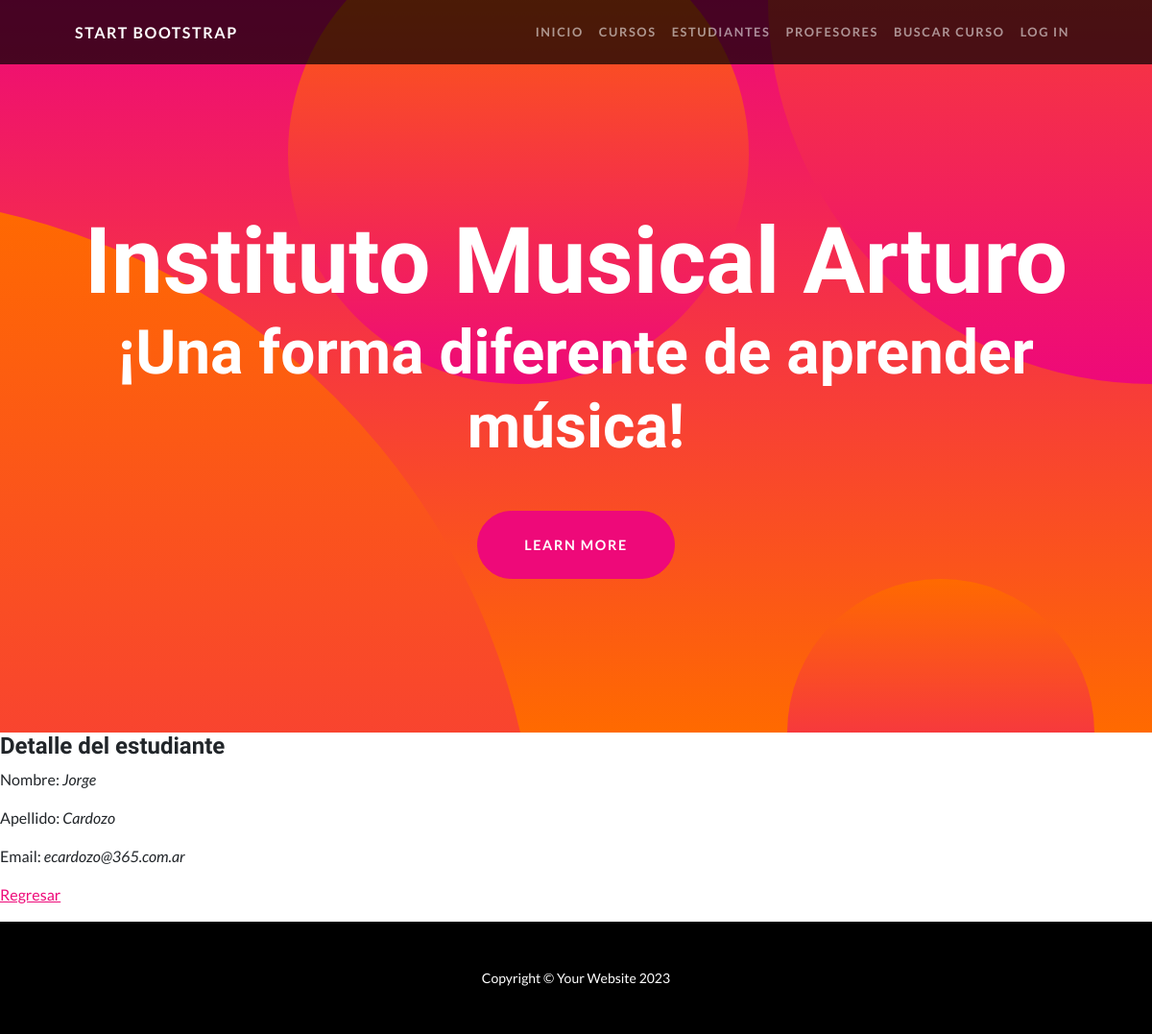
The page /estudiantes/1/detalle on the database its author committed.
### app_music/models.py (models this page shows)
class Estudiante(models.Model):
    nombre = models.CharField(max_length=40)
    apellido = models.CharField(max_length=20)
    email = models.EmailField(max_length=40)

### app_music/views.py (the view)
# urls.py: path('estudiantes/<pk>/detalle', views.EstudianteDetailView.as_view(), name ="EstudianteDetalle"),
class EstudianteDetailView(DetailView):
    model = Estudiante
    template_name = "app_music/estudiante_detalle.html"

### app_music/templates/app_music/estudiante_detalle.html (shortened to what this page needs)
{% extends 'app_music/base.html' %}
{% load static %}
{% block main %}
<h4>Detalle del estudiante</h4>
<p>Nombre: <i>{{estudiante.nombre}}</i></p>
<p>Apellido: <i>{{estudiante.apellido}}</i></p>
<p>Email: <i>{{estudiante.email}}</i></p>
<p>
    <a href="{% url 'ListarEstudiantes'%}">Regresar</a>
</p>
{% endblock main %}

### rows shown on the page
Estudiante: nombre "Jorge", apellido "Cardozo", email "ecardozo@365.com.ar"
